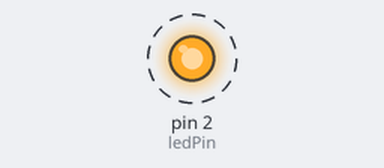
The sketch below on a simulated Arduino Uno, built with avr-gcc and run on an emulated ATmega328P. Parts: output pins drawn as LEDs (lit = HIGH). Dashed ring = blinking.

Above: at 0.2 s.
Timing chart, 0 to 3.0 s (numbered marks = the images above):
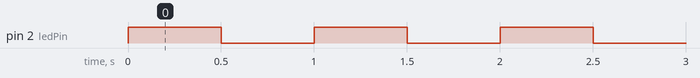

The sketch:

sketch.ino
```cpp
// Day 02 - Tree Light
// Blink an LED connected to pin D2.

const int ledPin = 2;

void setup() {
  pinMode(ledPin, OUTPUT);
}

void loop() {
  digitalWrite(ledPin, HIGH);
  delay(500);
  digitalWrite(ledPin, LOW);
  delay(500);
}
```

Measured:
- by itself, pin 2 (ledPin): alternates HIGH for 0.50 s and LOW for 0.50 s
